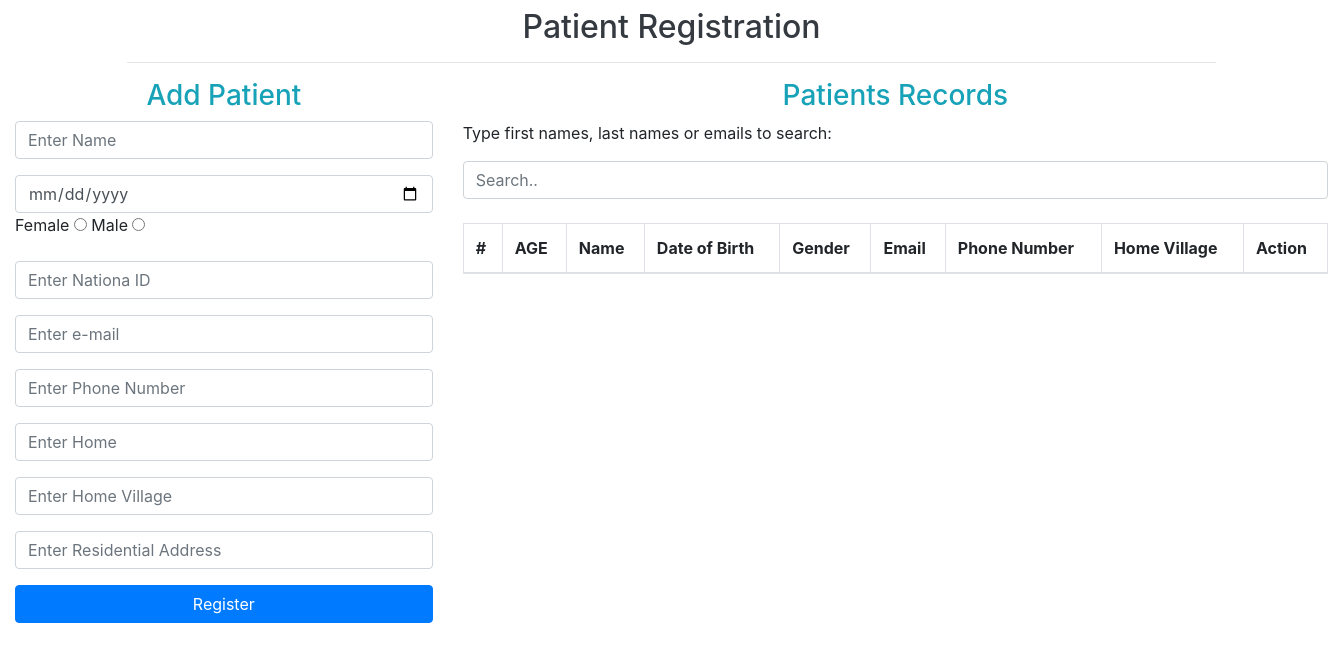
The app's page /patient_reg.php, older data.
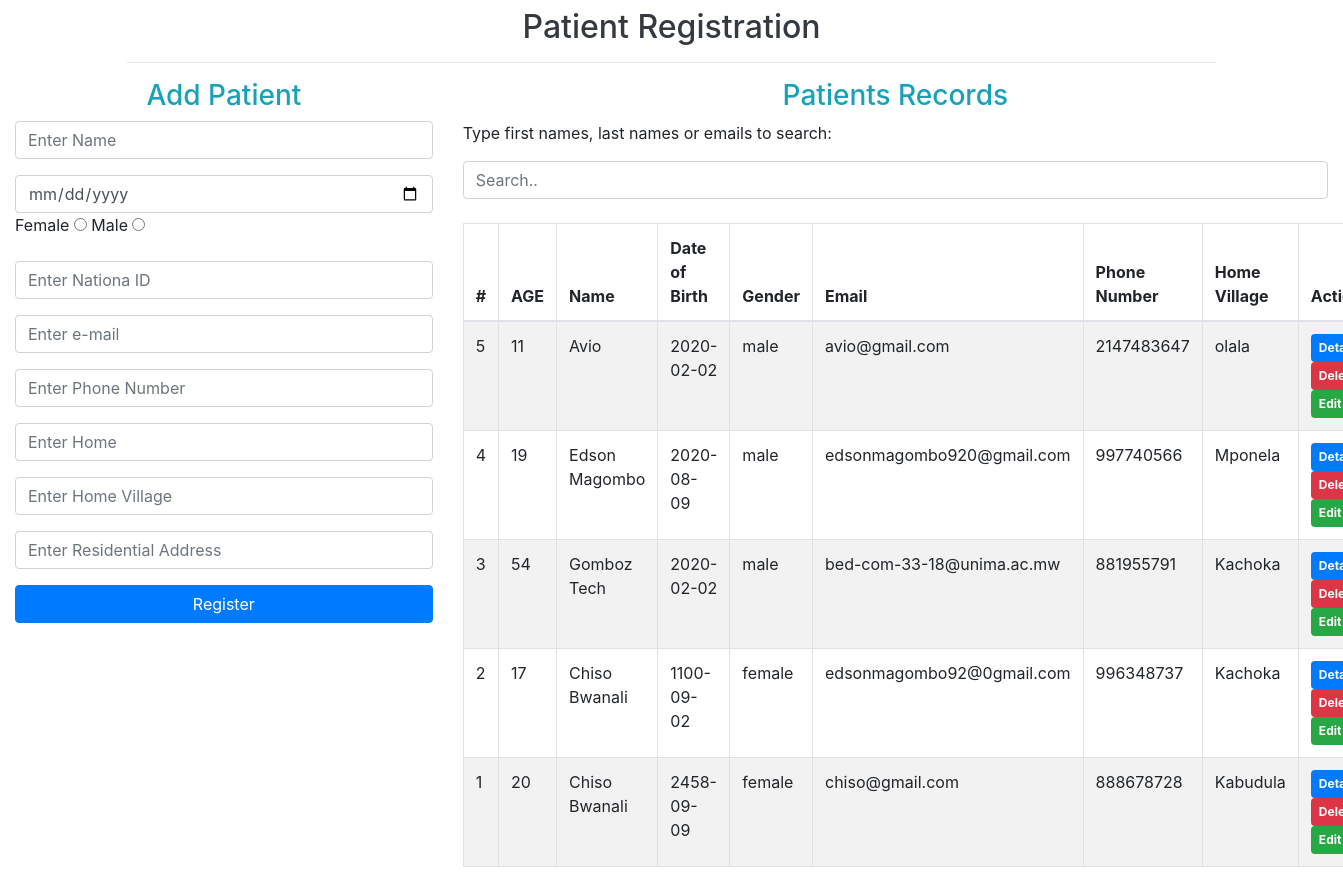
The same page, newer data.
### tables this page shows
CREATE TABLE `patient` (
  `id` int(11) NOT NULL,
  `name` varchar(100) NOT NULL,
  `date` date NOT NULL,
  `gender` varchar(10) NOT NULL,
  `age` int(2) NOT NULL,
  `email` varchar(255) NOT NULL,
  `phoneNumber` int(10) NOT NULL,
  `district` varchar(100) NOT NULL,
  `village` varchar(100) NOT NULL,
  `residential` varchar(100) NOT NULL,
  `others` text DEFAULT NULL,
  `symptoms` text DEFAULT NULL,
  `history` text DEFAULT NULL,
  `prescribed_by` text DEFAULT NULL,
  `prescribed_on` text DEFAULT NULL
);

### patient_reg.php (the view, shortened to what this page needs)
<!DOCTYPE html>
<html lang="en">
<head>
<link rel= "stylesheet" href="https://maxcdn.bootstrapcdn.com/bootstrap/4.1.3/css/bootstrap.min.css">
</head>
<body>
    <div class="container-fluid">
        <div class="row justify-content-center">
            <div class="col-md-10">
                <b><h2 class="text-center text-dark mt-2">
                  Patient Registration
                </h2></b>
                <hr>
            </div>
        </div>
        <div class="row">
            <div class="col-md-4">
            <h3 class="text-center text-info">Add Patient</h3>
            <form action="action.php" method="post" enctype="multipart/form-data">
                <div class="form-group">
                <input type = "text" name="name" class="form-control" placeholder="Enter Name" required>
                </div>
                <div class="form-group">
                <input type = "date" name="date" class="form-control" placeholder="Enter DoB" required>
                <label for="female">Female</label>
                <input type="radio" id="female" name="gender" value="female">
                <label for="male">Male</label>
                <input type="radio" id="male" name="gender" value="male">
                </div>
                <div class="form-group">
                <input type = "text" name="nid" class="form-control" placeholder="Enter Nationa ID" required>
                </div>
                <div class="form-group">
                <input type = "email" name="email" class="form-control" placeholder="Enter e-mail" required>
                </div>
                <div class="form-group">
                <input type ="tel" name="phoneNumber" class="form-control" placeholder="Enter Phone Number" required>
                </div>
                <div class="form-group">
                <input type = "text" name="district" class="form-control" placeholder="Enter Home" required>
                </div>
                <div class="form-group">
                <input type = "text" name="village" class="form-control" placeholder="Enter Home Village" required>
                </div>
                <div class="form-group">
                <input type = "text" name="residential" class="form-control" placeholder="Enter Residential Address" required>
                </div>
                <input type="submit" name="add" class="btn btn-primary btn-block" value="Register">
            </form>
            </div>
            <div class="col-md-8">
                <?php
                $servername = "localhost";
                $username = "root";
                $password = "";
                $dbname = "hms";
                $conn = new mysqli($servername, $username, $password, $dbname);
                $query= "SELECT * FROM patient ORDER by id DESC";
                $stmt= $conn-> prepare($query);
                $stmt->execute();
                $result= $stmt ->get_result();
                ?>
            <h3 class="text-center text-info">Patients Records</h3>
             <p>Type first names, last names or emails to search:</p>
                <input class="form-control" id="myInput" type="text" placeholder="Search..">
                <br>
            <table class="table table-bordered table-striped">
                    <thead>
                    <tr>
                        <th>#</th>
                        <th>AGE</th>
                        <th>Name</th>
                        <th>Date of Birth</th>
                        <th>Gender</th>
                        <th>Email</th>
                        <th>Phone Number</th>
                        <th>Home  Village</th>
                        <th>Action</th>
                    </tr>
                    </thead>
                    <tbody id = "myTable">
                        <?php while ($row= $result->fetch_assoc()){ ?>
                    <tr>
                        <td><?= $row['id']; ?></td>
                        <td><?= $row['age']; ?></td>
                        <td><?= $row['name']; ?></td>
                        <td><?= $row['date']; ?></td>
                        <td><?= $row['gender']; ?></td>
                        <td><?= $row['email']; ?></td>
                        <td><?= $row['phoneNumber']; ?></td>
                        <td><?= $row['village']; ?></td>
                        <td>
                            <a href="#" class="badge badge-primary p-2"> Details</a>
                            <a href="#" class="badge badge-danger p-2"> Delete</a>
                            <a href="#" class="badge badge-success p-2"> Edit</a>
                        </td>
                    </tr>
                        <?php } ?>
                    </tbody>
                </table>
            </div>
        </div>
    </div>
</body>
</html>

Row changes from the older to the newer data that the page shows:
added patient: id "5", age "11", name "Avio", date "2020-02-02", gender "male", email "avio@gmail.com", phoneNumber "2147483647", village "olala"
added patient: id "4", age "19", name "Edson Magombo", date "2020-08-09", gender "male", email "edsonmagombo920@gmail.com", phoneNumber "997740566", village "Mponela"
added patient: id "3", age "54", name "Gomboz Tech", date "2020-02-02", gender "male", email "bed-com-33-18@unima.ac.mw", phoneNumber "881955791", village "Kachoka"
added patient: id "2", age "17", name "Chiso Bwanali", date "1100-09-02", gender "female", email "edsonmagombo92@0gmail.com", phoneNumber "996348737", village "Kachoka"
added patient: id "1", age "20", name "Chiso Bwanali", date "2458-09-09", gender "female", email "chiso@gmail.com", phoneNumber "888678728", village "Kabudula"
